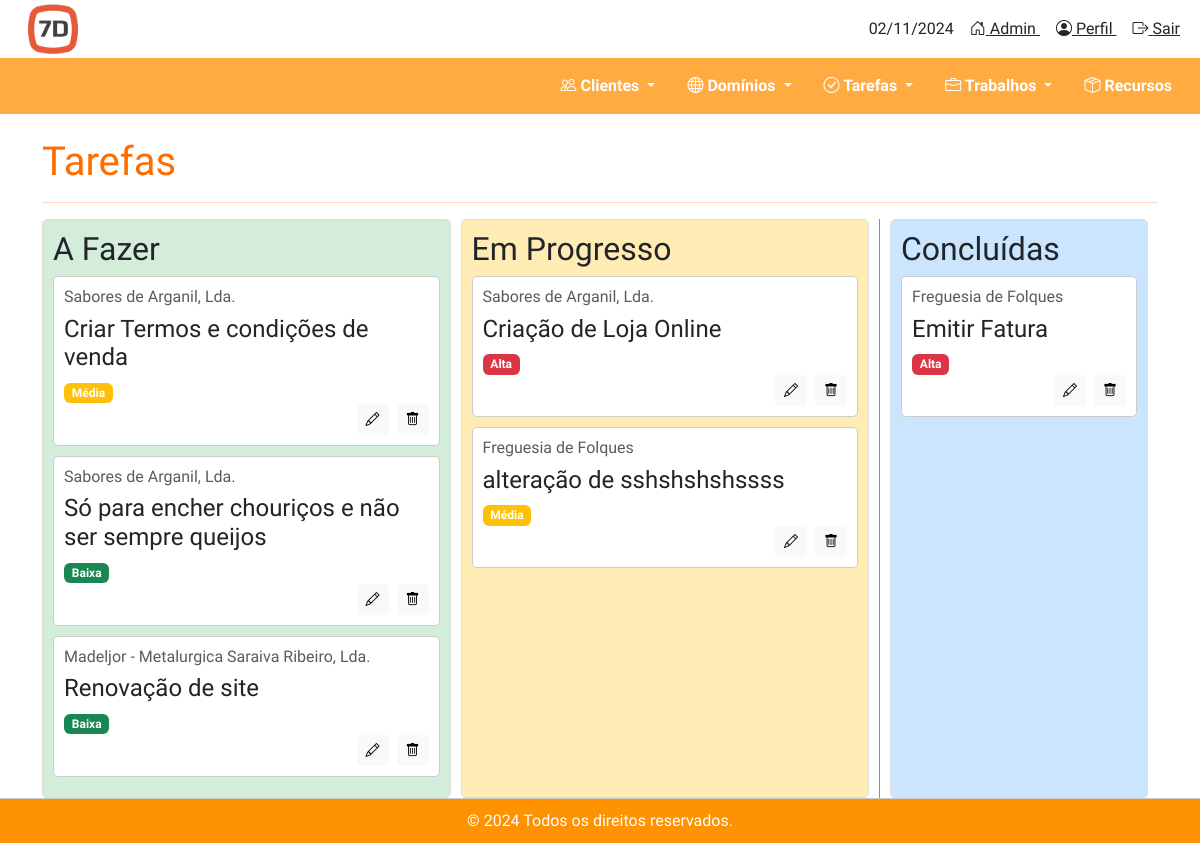
Screenshot of /tarefas/tarefas/home/ with the database file from the repository.
### tarefas/models.py (models this page shows, shortened)
class Tarefa(models.Model):
    ESTADOS_TAREFA = [
        ('a_fazer', 'A Fazer'),
        ('em_progresso', 'Em Progresso'),
        ('concluido', 'Concluído'),
    ]
    PRIORIDADES = [
        ('baixa', 'Baixa'),
        ('media', 'Média'),
        ('alta', 'Alta'),
    ]
    cliente = models.ForeignKey(Cliente, on_delete=models.CASCADE)
    descricao = models.TextField()
    estado = models.CharField(max_length=20, choices=ESTADOS_TAREFA, default='a_fazer')
    prioridade = models.CharField(max_length=10, choices=PRIORIDADES, default='media')
    data_criacao = models.DateTimeField(auto_now_add=True)

### clientes/models.py (models this page shows)
class Cliente(models.Model):
    nome = models.CharField(max_length=255)
    nif = models.CharField(max_length=9, verbose_name='Número de Identificação Fiscal')
    morada = models.CharField(max_length=255, blank=True, null=True)
    codigo_postal = models.CharField(max_length=10, blank=True, null=True)
    localidade = models.CharField(max_length=100, blank=True, null=True)
    telefone = models.CharField(max_length=15, blank=True, null=True)
    email = models.EmailField(blank=True, null=True)
    website = models.URLField(blank=True, null=True)
    cliente_desde = models.DateField(blank=True, null=True)
    def __str__(self):
        return self.nome

### tarefas/views.py (the view)
# urls.py: path('tarefas/home/', views.tarefas_home, name='tarefas_home'),
def tarefas_home(request):
    tarefas_a_fazer = Tarefa.objects.filter(estado='a_fazer')
    tarefas_em_progresso = Tarefa.objects.filter(estado='em_progresso')
    tarefas_concluidas = Tarefa.objects.filter(estado='concluido')
    context = {
        'tarefas_a_fazer': tarefas_a_fazer,
        'tarefas_em_progresso': tarefas_em_progresso,
        'tarefas_concluidas': tarefas_concluidas,
    }
    return render(request, 'tarefas/tarefas.html', context)

### tarefas/templates/tarefas/tarefas.html (shortened to what this page needs)
{% extends 'base.html' %}
{% load static %}
{% block content %}
<h1 class="mt-4" style="color: #ff6d00;">Tarefas</h1>
<hr style="border-color: #ff6d00;">
<div class="kanban-container d-flex">
    <div class="kanban-columns" style="width: 75%; display: flex;">
        <div class="kanban-column" id="a-fazer" data-status="a_fazer" style="background-color: #d4edda; padding: 10px;">
            <h2>A Fazer</h2>
            {% for tarefa in tarefas_a_fazer %}
                <div class="kanban-item" data-id="{{ tarefa.id }}" draggable="true">
                    <h6 class="text-muted">{{ tarefa.cliente }}</h6>
                    <h4>{{ tarefa.descricao }}</h4>
                    <span class="badge {% if tarefa.prioridade == 'alta' %}bg-danger{% elif tarefa.prioridade == 'media' %}bg-warning{% else %}bg-success{% endif %}">
                        {{ tarefa.get_prioridade_display }}
                    </span>
                    <div class="d-flex justify-content-end">
                        <a href="{% url 'editar_tarefa' tarefa.id %}" class="btn btn-sm btn-light">
                            <i class="bi bi-pencil"></i>
                        </a>
                        <a href="#" class="btn btn-sm btn-light ms-2" data-bs-toggle="modal" data-bs-target="#deleteModal"
                           data-nome="{{ tarefa.descricao }}" data-id="{{ tarefa.id }}"
                           onclick="setDeleteData('{{ tarefa.descricao }}', '{{ tarefa.id }}')">
                            <i class="bi bi-trash"></i>
                        </a>
                    </div>
                </div>
            {% empty %}
                <p>Nenhuma tarefa a fazer.</p>
            {% endfor %}
        </div>
        <div class="kanban-column" id="em-progresso" data-status="em_progresso" style="background-color: #ffecb5; padding: 10px;">
            <h2>Em Progresso</h2>
            {% for tarefa in tarefas_em_progresso %}
                <div class="kanban-item" data-id="{{ tarefa.id }}" draggable="true">
                    <h6 class="text-muted">{{ tarefa.cliente }}</h6>
                    <h4>{{ tarefa.descricao }}</h4>
                    <span class="badge {% if tarefa.prioridade == 'alta' %}bg-danger{% elif tarefa.prioridade == 'media' %}bg-warning{% else %}bg-success{% endif %}">
                        {{ tarefa.get_prioridade_display }}
                    </span>
                    <div class="d-flex justify-content-end">
                        <a href="{% url 'editar_tarefa' tarefa.id %}" class="btn btn-sm btn-light">
                            <i class="bi bi-pencil"></i>
                        </a>
                        <a href="#" class="btn btn-sm btn-light ms-2" data-bs-toggle="modal" data-bs-target="#deleteModal"
                           data-nome="{{ tarefa.descricao }}" data-id="{{ tarefa.id }}"
                           onclick="setDeleteData('{{ tarefa.descricao }}', '{{ tarefa.id }}')">
                            <i class="bi bi-trash"></i>
                        </a>
                    </div>
                </div>
            {% empty %}
                <p>Nenhuma tarefa em progresso.</p>
            {% endfor %}
        </div>
    </div>
    <div class="kanban-column" id="concluidas" data-status="concluido" style="width: 25%; background-color: #cce5ff; padding: 10px; margin-left: 10px;">
        <h2>Concluídas</h2>
        {% for tarefa in tarefas_concluidas %}
            <div class="kanban-item" data-id="{{ tarefa.id }}" draggable="true">
                <h6 class="text-muted">{{ tarefa.cliente }}</h6>
                <h4>{{ tarefa.descricao }}</h4>
                <span class="badge {% if tarefa.prioridade == 'alta' %}bg-danger{% elif tarefa.prioridade == 'media' %}bg-warning{% else %}bg-success{% endif %}">
                    {{ tarefa.get_prioridade_display }}
                </span>
                <div class="d-flex justify-content-end">
                    <a href="{% url 'editar_tarefa' tarefa.id %}" class="btn btn-sm btn-light">
                        <i class="bi bi-pencil"></i>
                    </a>
                    <a href="#" class="btn btn-sm btn-light ms-2" data-bs-toggle="modal" data-bs-target="#deleteModal"
                       data-nome="{{ tarefa.descricao }}" data-id="{{ tarefa.id }}"
                       onclick="setDeleteData('{{ tarefa.descricao }}', '{{ tarefa.id }}')">
                            <i class="bi bi-trash"></i>
                    </a>
                </div>
            </div>
        {% empty %}
            <p>Nenhuma tarefa concluída.</p>
        {% endfor %}
    </div>
</div>
{% endblock %}

### static/css/styles.css (style rules this page uses)
html, body { height: 100%; margin: 0; padding: 0; }
* { font-family: 'Play', sans-serif; }

### tarefas/templates/tarefas/tarefas.html (style rules this page uses)
.kanban-container { display: flex; }
.kanban-columns { display: flex; width: 75%; }
.kanban-column { flex: 1; border: 1px solid #ddd; border-radius: 5px; padding: 10px; margin-right: 10px; min-height: 100px; }
.kanban-item { background: #ffffff; border: 1px solid #ccc; border-radius: 5px; margin-bottom: 10px; padding: 10px; cursor: grab; }

### rows the page displays
Tarefa: cliente "Sabores de Arganil, Lda.", descricao "Criar Termos e condições de venda", prioridade "Média"
Tarefa: cliente "Sabores de Arganil, Lda.", descricao "Só para encher chouriços e não ser sempre queijos", prioridade "Baixa"
Tarefa: cliente "Madeljor - Metalurgica Saraiva Ribeiro, Lda.", descricao "Renovação de site", prioridade "Baixa"
Tarefa: cliente "Sabores de Arganil, Lda.", descricao "Criação de Loja Online", prioridade "Alta"
Tarefa: cliente "Freguesia de Folques", descricao "alteração de sshshshshssss", prioridade "Média"
Tarefa: cliente "Freguesia de Folques", descricao "Emitir Fatura", prioridade "Alta"

### other values shown
{{ today }} "02/11/2024"
{{ current_year }} "2024"
